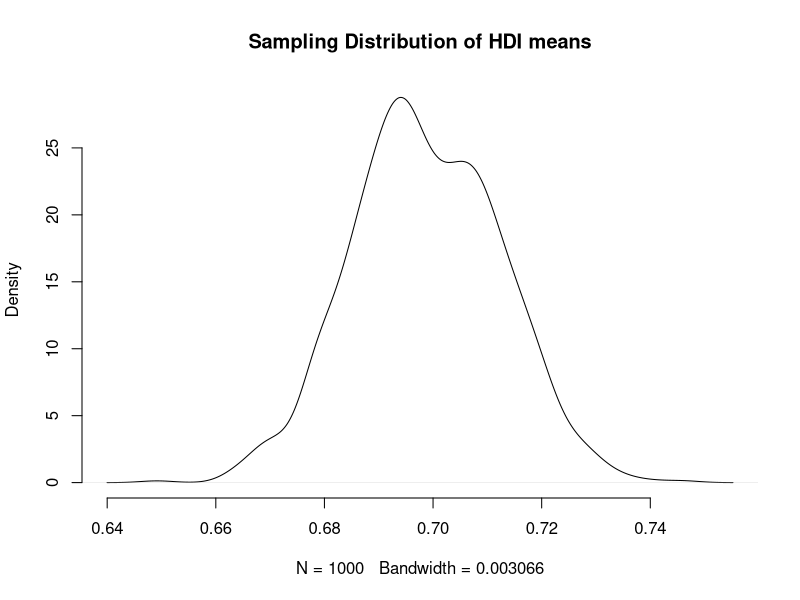
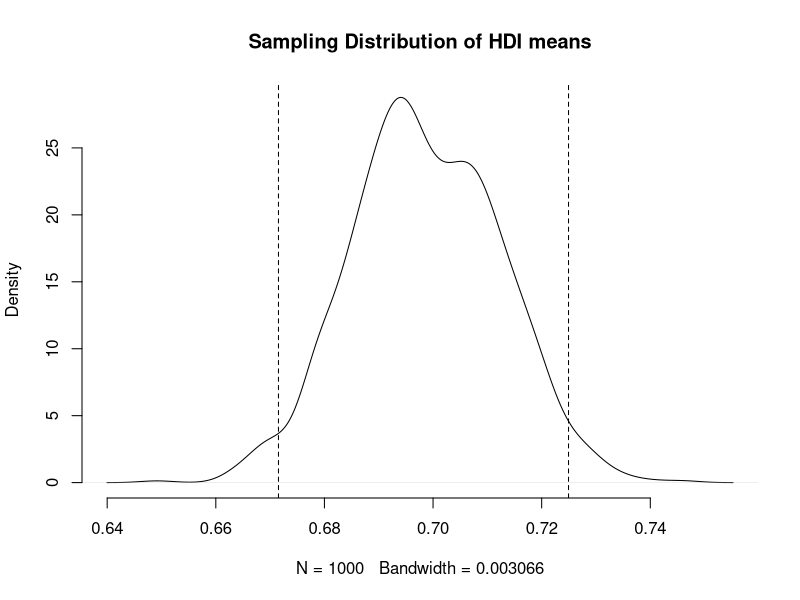
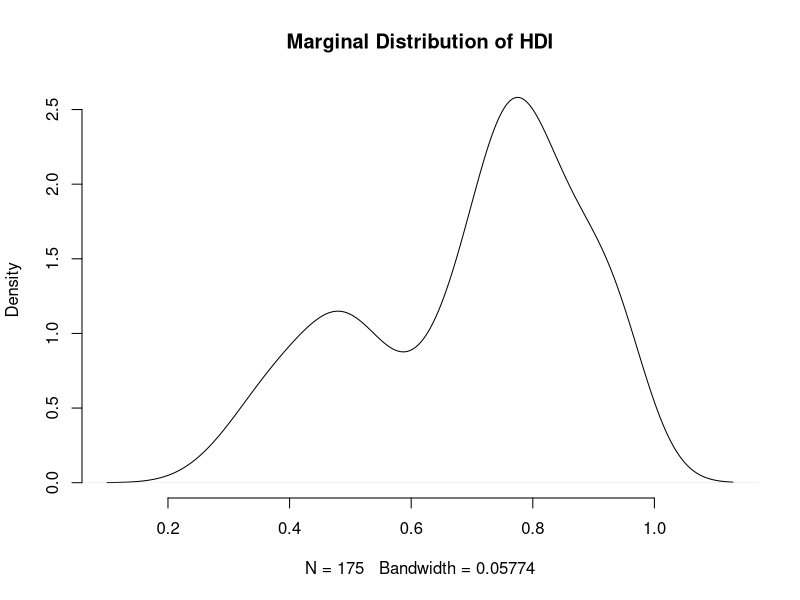
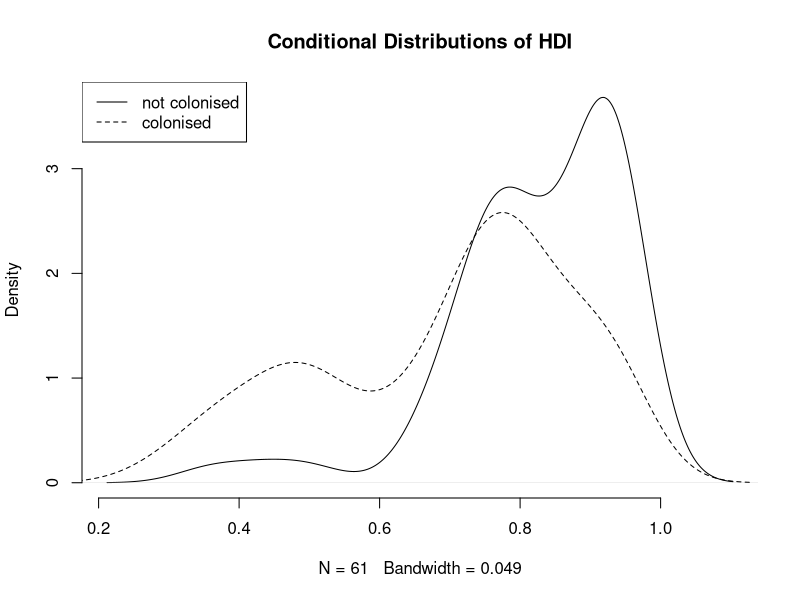

The R script that drew these images, in order:
## ---- chunk 1
knitr::kable(tibble::tribble(
  ~Variable,     ~Description,
  "h_j",    "1 if Free Judiciary",
  "wdi_gdpc",      "Per capita wealth in US dollars",
  "undp_hdi",      "Human development index (higher values = higher quality of life)",
  "wbgi_cce",      "Control of corruption index (higher values = more control of corruption)",
  "wbgi_pse",    "Political stability index (higher values = more stable)",
  "former_col",    "1 = country was a colony once",
  "lp_lat_abst",    "Latitude of country's captial divided by 90"
))
## ---- chunk 2
world.data <- read.csv("QoG2012.csv")
## ---- chunk 3
# the dimensions: rows (observations) and columns (variables) 
dim(world.data)

# the variable names
names(world.data) 

# top 6 rows of the data
head(world.data)
## ---- chunk 4
table(world.data$h_j)
## ---- chunk 5
str(world.data$h_j)
## ---- chunk 6
knitr::kable(tibble::tribble(
~Row,    ~Variable1, ~Variable2, ~Variable3, ~Variable4,
"1", "15",  "22",  "100",  "65",
"2", "NA",  "17", "26",  "75",
"3", "27", "NA", "58",  "88",
"4", "NA", "NA", "4",   "NA",
"5", "75", "45", "71",  "18",
"6", "18", "16", "99",  "91"
))
## ---- chunk 7
knitr::kable(tibble::tribble(
~Row,    ~Variable1, ~Variable2, ~Variable3, ~Variable4,
"1", "15",  "22",  "100",  "65",
"3", "27", "NA", "58",  "88",
"5", "75", "45", "71",  "18",
"6", "18", "16", "99",  "91"
))
## ---- chunk 8
is.na(world.data$h_j)
## ---- chunk 9
table( is.na(world.data$h_j) )
## ---- chunk 10
which( is.na( world.data$h_j ) )
## ---- chunk 11
length( which( is.na( world.data$h_j ) ) ) 
## ---- chunk 12
# true = observation is missing
table( is.na(world.data$h_j) )

# true = observations is NOT missing
table( !is.na(world.data$h_j) )
## ---- chunk 13
world.data <- world.data[ !is.na( world.data$h_j ) , ] 
## ---- chunk 14
world.data <- read.csv("QoG2012.csv")
## ---- chunk 15
full.dataset <- world.data
## ---- chunk 16
world.data <- world.data[ !is.na( world.data$h_j ) , ] 
## ---- chunk 17
# factorize judiciary variable
world.data$h_j <- factor(world.data$h_j, labels = c("controlled", "free"), levels = c(0,1))

# frequency table of judiciary variable
table(world.data$h_j)
## ---- chunk 18
names(world.data)
## ---- chunk 19
names(world.data)[1]
## ---- chunk 20
names(world.data)[1] <- "free.judiciary"
## ---- chunk 21
names(world.data)
## ---- chunk 22
summary(world.data$undp_hdi)
## ---- chunk 23
world.data <- full.dataset
## ---- chunk 24
summary(world.data$undp_hdi)
## ---- chunk 25
world.data <- world.data[ which( !is.na(world.data$undp_hdi) ) , ]
## ---- chunk 26
names(world.data)[3] <- "hdi"
names(world.data)
## ---- chunk 27
hdi.mean <- mean( world.data$hdi )
hdi.mean
## ---- chunk 28
se.hdi <- sd(world.data$hdi) / sqrt( nrow(world.data) )
se.hdi
## ---- chunk 29
lower.bound <- hdi.mean - 1.96 * se.hdi
lower.bound

upper.bound <- hdi.mean + 1.96 * se.hdi
upper.bound
## ---- chunk 30
draw.of.hdi.means <- rnorm( 1000, mean = hdi.mean, sd = se.hdi )
## ---- chunk 31
plot(
 density( draw.of.hdi.means ),
 bty = "n",
 main = "Sampling Distribution of HDI means"
)
## ---- chunk 32
plot(
 density( draw.of.hdi.means ),
 bty = "n",
 main = "Sampling Distribution of HDI means"
)
abline( v = lower.bound, lty = "dashed")
abline( v = upper.bound,  lty = "dashed")
## ---- chunk 33
pnorm(0.74, mean = hdi.mean, sd = se.hdi)
## ---- chunk 34
1 - pnorm(0.74, mean = hdi.mean, sd = se.hdi)
## ---- chunk 35
plot(
  density(world.data$hdi),
  bty = "n",
  main = "Marginal Distribution of HDI"
)
## ---- chunk 36
plot(
  density(world.data$hdi[world.data$former_col == 0]),
  bty = "n",
  main = "Conditional Distributions of HDI"
)
lines(density(world.data$hdi), lty = "dashed")
legend("topleft", c("not colonised", "colonised"), lty = c("solid", "dashed"))
## ---- chunk 37
cumulative.p <- ecdf(world.data$hdi[ world.data$former_col == 1 ])
1 - cumulative.p(.8)
